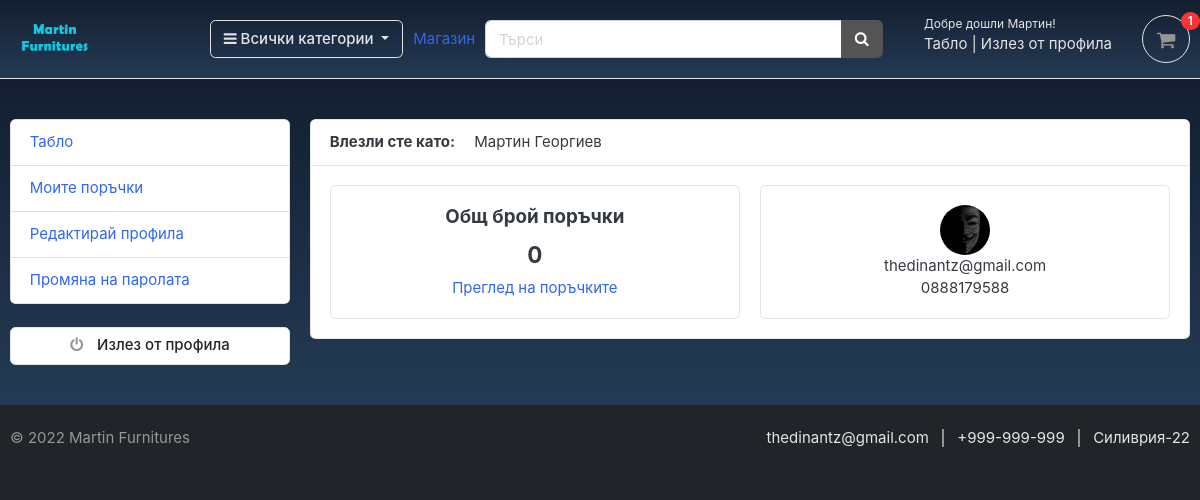
Screenshot of /accounts/dashboard/ (signed in) with the database file from the repository.
### accounts/models.py (models this page shows, shortened)
class Account(AbstractBaseUser):
    first_name = models.CharField(max_length=50)
    last_name = models.CharField(max_length=50)
    username = models.CharField(max_length=50, unique=True)
    email = models.EmailField(max_length=100, unique=True)
    phone_number = models.CharField(max_length=50)
    date_joined = models.DateTimeField(auto_now_add=True)
    last_login = models.DateTimeField(auto_now_add=True)
    is_admin = models.BooleanField(default=False)
    is_staff = models.BooleanField(default=False)
    is_active = models.BooleanField(default=False)
    is_superadmin = models.BooleanField(default=False)
    USERNAME_FIELD = 'email'
    REQUIRED_FIELDS = ['username', 'first_name', 'last_name']
    objects = MyAccountManager()
    def full_name(self):
        return f'{self.first_name} {self.last_name}'

class UserProfile(models.Model):
    user = models.OneToOneField(Account, on_delete=models.CASCADE)
    address_line_1 = models.CharField(blank=True, max_length=100)
    address_line_2 = models.CharField(blank=True, max_length=100)
    profile_picture = models.ImageField(blank=True, upload_to='userprofile')
    city = models.CharField(blank=True, max_length=20)
    country = models.CharField(blank=True, max_length=20)

### accounts/views.py (the view)
# urls.py: path('dashboard/', views.dashboard, name='dashboard'),
@login_required(login_url = 'login')
def dashboard(request):
    orders = Order.objects.order_by('-created_at').filter(user_id=request.user.id, is_ordered=True)
    orders_count = orders.count()
    userprofile = UserProfile.objects.get(user_id=request.user.id)
    context = {
        'orders_count': orders_count,
        'userprofile': userprofile,
    }
    return render(request, 'accounts/dashboard.html', context)

### carts/context_processors.py (called while the page is built)
def counter(request):
    cart_count = 0
    if 'admin' in request.path:
        return {}
    else:
        try:
            cart = Cart.objects.filter(cart_id=_cart_id(request))
            if request.user.is_authenticated:
                cart_items = CartItem.objects.all().filter(user=request.user)
            else:
                cart_items = CartItem.objects.all().filter(cart=cart[:1])
            for cart_item in cart_items:
                cart_count += cart_item.quantity
        except Cart.DoesNotExist:
            cart_count = 0
    return dict(cart_count=cart_count)

### carts/views.py (called while the page is built)
def _cart_id(request):
    cart = request.session.session_key
    if not cart:
        cart = request.session.create()
    return cart

### category/context_processors.py (called while the page is built)
def menu_links(request):
    links = Category.objects.all()
    return dict(links=links)

### category/models.py (called while the page is built)
    def get_url(self):
        return reverse('products_by_category', args=[self.slug])

### templates/accounts/dashboard.html (shortened to what this page needs)
{% extends 'base.html' %}
{% block content %}
<section class="section padding-y coloringlinear">
<div class="container">
	<div class="row">
	{% include 'includes/dashboard_sidebar.html' %}
	<main class="col-md-9">
		<article class="card">
		<header class="card-header">
			<strong class="d-inline-block mr-3">Влезли сте като:</strong>
			<span>{{user.full_name}}</span>
		</header>
		<div class="card-body">
			<div class="row">
			<div class="col-md-6">
				<div class="card" style="text-align:center;">
					<div class="card-body">
						<h5 class="card-title">Общ брой поръчки</h5>
						<h4>{{orders_count}}</h4>
						<a href="{% url 'my_orders' %}">Преглед на поръчките</a>
					</div>
				</div>
			</div>
			<div class="col-md-6">
				<div class="card" style="text-align:center;">
					<div class="card-body">
						<img src="{{userprofile.profile_picture.url}}" alt="Profile Picture" width="50" height="50" style="border-radius:50%;">
						<p class="mb-0">{{user.email}}</p>
						<p>{{user.phone_number}}</p>
					</div>
				</div>
			</div>
			</div>
		</div>
		</article>
	</main>
</div>
</div>
</section>
{% endblock %}

### templates/includes/navbar.html (shortened to what this page needs)
{% load static %}
<header class="section-header text-light coloringlinear">
  <section class="header-main border-bottom">
      <div class="container">
    <div class="row align-items-center">
      <div class="col-lg-2 col-md-3 col-6">
        <a href="{% url 'home' %}" class="brand-wrap">
          <img class="logo" src="{% static './images/logo.png' %}">
        </a>
      </div>
      <div class="col-lg col-sm col-md col-6 flex-grow-0">
        <div class="category-wrap dropdown d-inline-block float-right">
          <button type="button" class="btn btn-outline-light dropdown-toggle" data-toggle="dropdown">
            <i class="fa fa-bars"></i> Всички категории
          </button>
        </div>
          </div>
          <a href="{% url 'store' %}" class="a-glow">
            Магазин</a>
            <div class="col-lg  col-md-6 col-sm-12 col">
              <form action="{% url 'search' %}" class="mr-sm-2 my-2 my-lg-0">
              <div class="input-group w-100">
              <input type="text" class="form-control" placeholder="Търси" name="keyword" required>
                <div class="input-group-append">
                  <button class=" btn btn-secondary" type="submit">
                    <i class="fa fa-search"></i>
                  </button>
                </div>
              </div>
              </form>
            </div>
            <div class="col-lg-3 col-sm-6 col-8 order-2 order-lg-3 text-light">
              <div class="d-flex justify-content-end mb-3 mb-lg-0">
                  {% if user.id is None %}
                  <div class="widget-header">
                      <small class="title">Добре дошъл гост!</small>
                      <div>
                          <a href="{% url 'login' %}" class="text-light">Вход</a> <span class="dark-transp"> | </span>
                          <a href="{% url 'register' %}" class="text-light"> Регистрирай се</a>
                      </div>
                  </div>
                  {% else %}
                  <div class="widget-header">
                      <small class="title">Добре дошли {{user.first_name}}!</small>
                      <div>
                          <a href="{% url 'dashboard' %}" class="text-light">Табло</a> <span class="dark-transp"> | </span>
                          <a href="{% url 'logout' %}" class="text-light"> Излез от профила</a>
                      </div>
                  </div>
                  {% endif %}
                  <a href="{% url 'cart' %}" class="widget-header pl-3 ml-3 text-light">
                    <div class="icon icon-sm rounded-circle border text-light">
                        <i class="fa fa-shopping-cart"></i>
                    </div>
                    <span class="badge badge-pill badge-light notify">{{cart_count}}</span>
                </a>
            </div>
        </div>
    </div>
        </div>
    </section>
</header>

### static/css/ui.css (style rules this page uses)
html { font-family: "Inter", sans-serif; font-size: 15px; }
.icon-xs, .icon-sm, .icon-md, .icon-lg { display: inline-block; text-align: center; flex-shrink: 0; flex-grow: 0; }
.icon-sm { width: 48px; height: 48px; line-height: 48px !important; font-size: 20px; }
.padding-y { padding-top: 40px; padding-bottom: 40px; }
article:after, .form-group:after { display: block; clear: both; content: ""; }
p:last-child { margin-bottom: 0; }
.header-main { position: relative; padding-top: 1rem; padding-bottom: 1rem; }
.brand-wrap .logo, .navbar-brand .logo { margin-right: 7px; max-height: 42px; display: inline-block; }
.widget-header { display: inline-block; vertical-align: middle; position: relative; }
.widget-header a { color: #343a40; }
.widget-header i { color: #969696; }
.widget-header .title { display: block; }
.widget-header .notify { position: absolute; top: -3px; right: -10px; }
.notify { position: absolute; top: -4px; right: -10px; display: inline-block; padding: 0.25em 0.6em; font-size: 12px; line-height: 1; text-align: center; border-radius: 3rem; color: #fff; background-color: #fa3434; }

### static/css/custom2.css (style rules this page uses)
.coloringlinear { background: linear-gradient(#141e30, #243b55); }

### rows the page displays
Account: first_name "Мартин", full_name "Мартин Георгиев", email "thedinantz@gmail.com", phone_number "0888179588"
UserProfile: profile_picture (picture)

### other values shown
{{ cart_count }} "1"
{{ orders_count }} "0"
